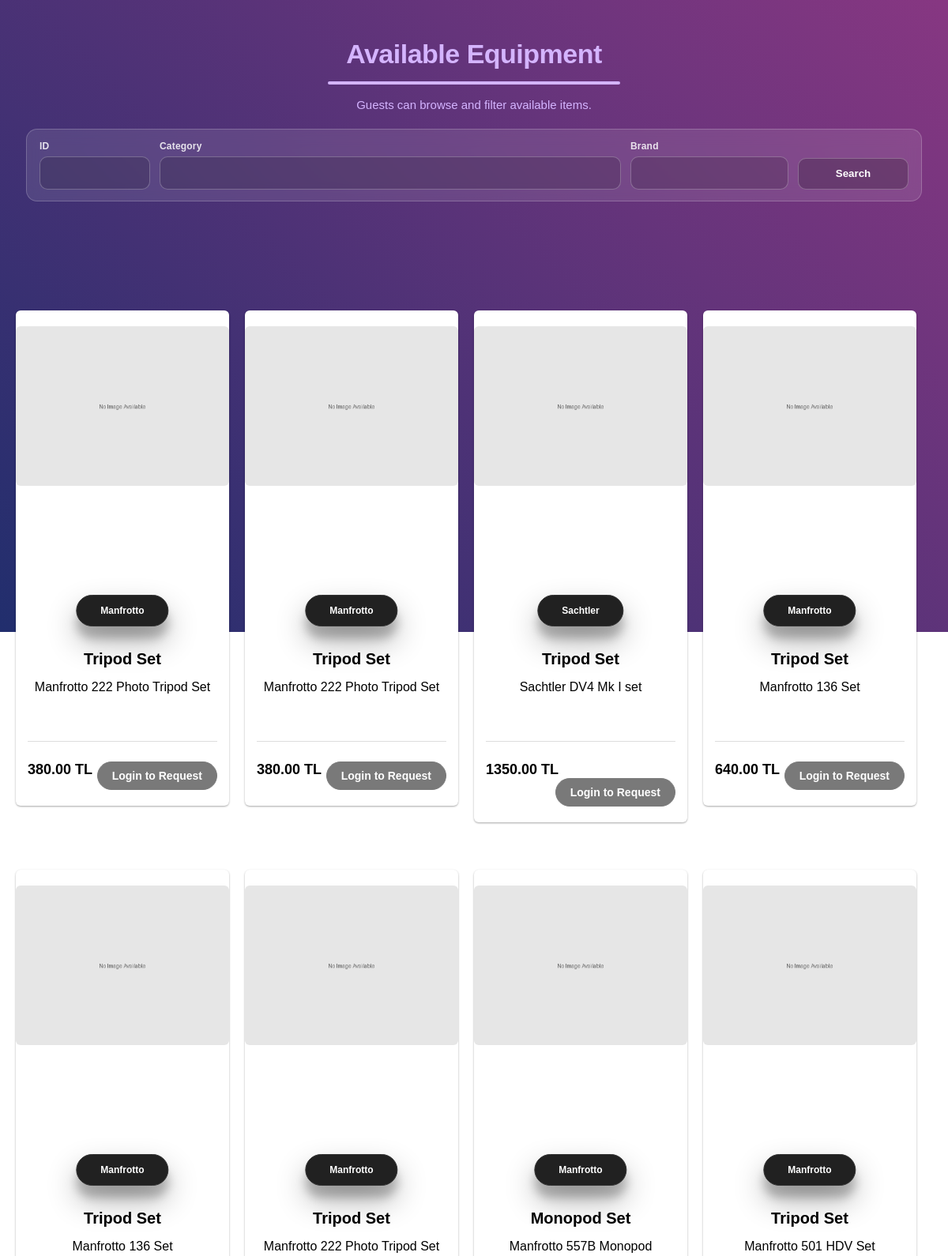
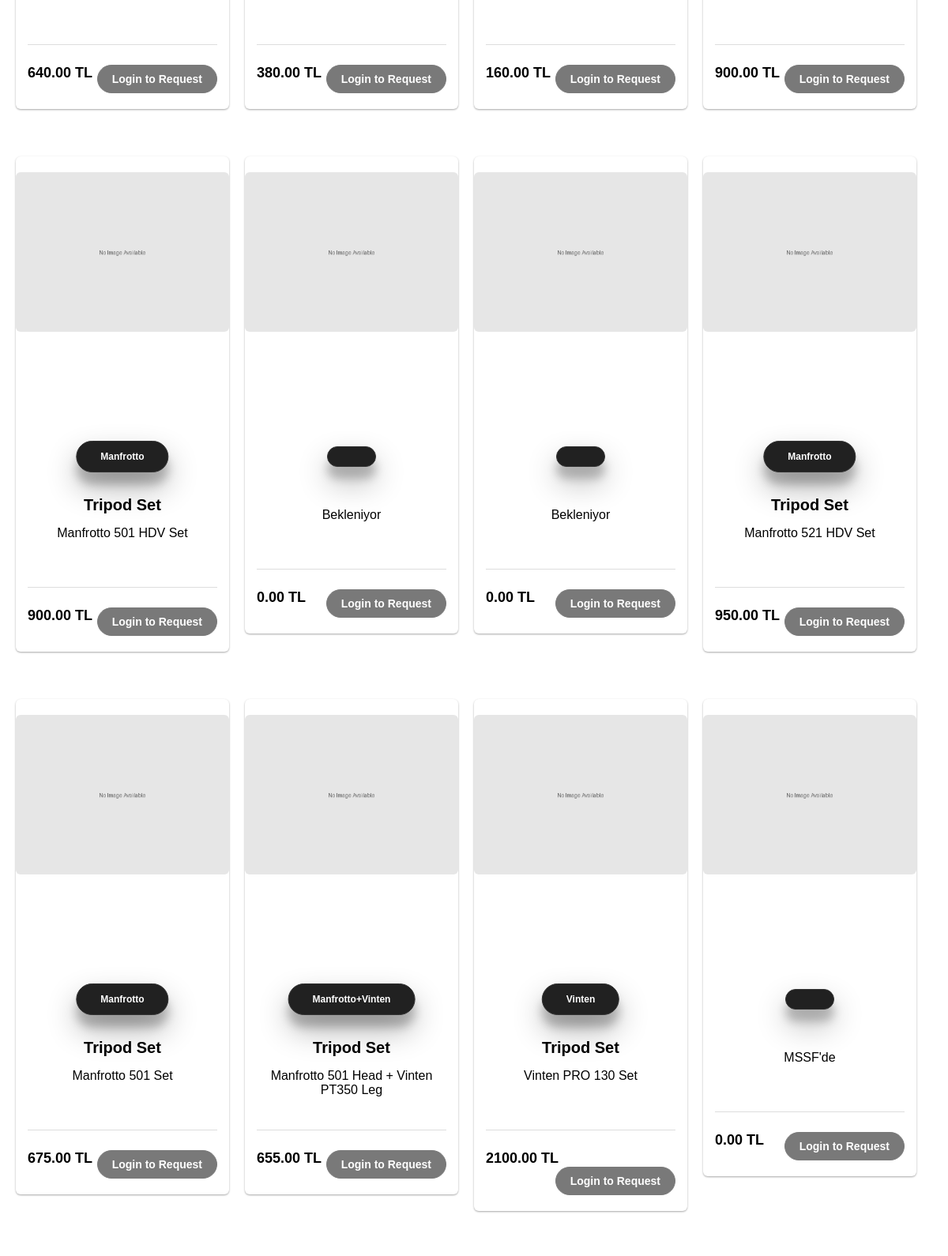
The app's page /guest.php (upper part) with its own data (2 pictures, top to bottom).
### tables this page shows
CREATE TABLE `items` (
  `id` int(11) NOT NULL,
  `asset_tag_id` varchar(50) NOT NULL,
  `description` varchar(255) NOT NULL,
  `brand` varchar(100) DEFAULT NULL,
  `cost` decimal(10,2) DEFAULT NULL,
  `model` varchar(100) DEFAULT NULL,
  `category` varchar(100) DEFAULT NULL,
  `department` varchar(100) DEFAULT NULL,
  `location` varchar(100) DEFAULT NULL,
  `image_path` varchar(255) DEFAULT NULL,
  `availability` enum('available','reserved','checked_out') DEFAULT 'available',
  `total_borrowed` int(11) DEFAULT 0
);

### guest.php (the view, shortened to what this page needs)
<?php
require "db.php";
$where = ["availability = 'available'"];
$params = [];
$sql = "SELECT * FROM items WHERE " . implode(" AND ", $where) . " ORDER BY id DESC";
$stmt = $db->prepare($sql);
$stmt->execute($params);
$items = $stmt->fetchAll(PDO::FETCH_ASSOC);
?>
<!doctype html>
<html>
<head>
    <link rel="stylesheet" href="./css/products.css">
</head>
<body class="page-items">
    <div class="page-title">
        <h1>Available Equipment</h1>
        <p>Guests can browse and filter available items.</p>
    </div>
    <form method="get" class="filter-form" style="width:min(1100px,92vw); margin: 0 auto 18px auto;">
        <div class="field">
            <label>ID</label>
            <input type="number" name="id" value="<?= $_GET["id"] ?? "" ?>">
        </div>
        <div class="field">
            <label>Category</label>
            <input type="text" name="category" value="<?= $_GET["category"] ?? "" ?>">
        </div>
        <div class="field">
            <label>Brand</label>
            <input type="text" name="brand" value="<?= $_GET["brand"] ?? "" ?>">
        </div>
        <div class="field field-actions">
            <button class="btn" type="submit">Search</button>
        </div>
    </form>
    <div class="shell">
        <div class="container">
            <?php if (empty($items)): ?>
            <div class="empty-wrapper">
                <div class="empty-box">
                    <span class="empty-text">No available items found.</span>
                </div>
            </div>
            <?php else: ?>
            <div class="row">
                <?php foreach ($items as $item): ?>
                <div class="col">
                    <div class="product">
                       <div class="prod_img">
                            <?php
                                $img = !empty($item["image_path"]) ? "item_images/".$item["image_path"] : "item_images/default.png";
                            ?>
                            <img src="<?= $img ?>" alt="<?= $item["description"] ?>">
                        </div>
                        <div class="text">
                            <div class="brand"><span><?= $item["brand"] ?></span></div>
                            <div class="category">
                                <h3><?= $item["category"] ?></h3>
                            </div>
                            <div class="description-prod">
                                <p><?= $item["description"] ?></p>
                            </div>
                            <div class="card-footer">
                                <div class="priceDiv"><span class="price"><?= $item["cost"] ?> TL</span></div>
                                <div class="requestDiv">
                                    <a href="index.php" class="request-btn"
                                        style="display: inline-block; opacity:.6; text-decoration: none; text-align: center;">
                                        Login to Request
                                    </a>
                                </div>
                            </div>
                        </div>
                    </div>
                </div>
                <?php endforeach; ?>
            </div>
            <?php endif; ?>
        </div>
    </div>
</body>
</html>

### css/products.css (style rules this page uses)
body { min-height: 100vh; margin: 0; font-family: "Raleway", sans-serif; background: #492966; background: linear-gradient(-135deg, #873782, #212e6d); background-repeat: no-repeat; background-size: cover; }
.container { max-width: 1200px; margin: 0 auto; padding: 20px; }
.page-title { max-width: 1200px; margin: 48px auto 18px; padding: 0 24px; text-align: center; position: relative; }
.page-title h1 { margin: 0; font-size: 34px; font-weight: 700; letter-spacing: -0.5px; color: #d4b4ff; line-height: 1.2; }
.page-title h1::after { content: ""; display: block; width: 370px; height: 4px; background: #d4b4ff; margin: 14px auto 0; border-radius: 2px; }
.page-title p { margin-top: 14px; font-size: 15px; color: #d4b4ff; max-width: 520px; margin-left: auto; margin-right: auto; line-height: 1.6; }
.filter-form { width: min(1100px, 92vw); margin: 0 auto 22px auto; padding: 14px 16px; border-radius: 14px; background: rgba(255,255,255,0.10); border: 1px solid rgba(255,255,255,0.20); backdrop-filter: blur(10px); -webkit-backdrop-filter: blur(10px); display: grid; grid-template-columns: 140px 1fr 200px 140px; gap: 12px; align-items: end; }
.filter-form .field { display: flex; flex-direction: column; gap: 6px; }
.filter-form label { font-size: 12px; font-weight: 700; color: rgba(255,255,255,0.85); letter-spacing: 0.2px; }
.filter-form input, .filter-form select { height: 40px; padding: 0 12px; border-radius: 10px; border: 1px solid rgba(255,255,255,0.25); background: rgba(0,0,0,0.15); color: #fff; outline: none; font-size: 14px; }
.filter-form input::placeholder { color: rgba(255,255,255,0.65); }
.filter-form .field-actions { display: flex; justify-content: flex-end; }
.filter-form .btn { height: 40px; padding: 0 16px; border-radius: 10px; border: 1px solid rgba(255,255,255,0.25); background: rgba(0,0,0,0.20); color: #fff; font-weight: 700; cursor: pointer; transition: .2s; }
a { color:#fff }
.row { display: flex; flex-wrap: wrap; gap: 20px; }
.col { width: calc(25% - 20px); }
.shell { padding:80px 0; }
.product { background:#fff; padding:15px; border-radius:6px; box-shadow: 0 1px 3px rgba(0,0,0,0.12), 0 1px 2px rgba(0,0,0,0.24); position:relative; margin:20px auto; }
.prod_img { position:absolute; top:5px; left:50%; transform:translate(-50%); -webkit-transform:translate(-50%); -ms-transform:translate(-50%); -moz-transform:translate(-50%); -o-transform:translate(-50%); -khtml-transform:translate(-50%); width: 100%; padding: 15px; transition: all 0.2s ease-in-out; }
.prod_img img { width:100%; transition: all 0.2s ease-in-out; border-radius:6px; }
.text { padding-top:150%; }
.text .brand { text-align:center; font-size:12px; font-weight:bold; padding:5px; margin-bottom:45px; position:relative; transition: all 0.2s ease-in-out; }
.text .brand > * { position:absolute; top:50%; left:50%; transform: translate(-50%,-50%); -webkit-transform: translate(-50%,-50%); -moz-transform: translate(-50%,-50%); -ms-transform: translate(-50%,-50%); -o-transform: translate(-50%,-50%); -khtml-transform: translate(-50%,-50%); }
.text .brand > span { padding: 12px 30px; border: 1px solid #313131; background:#212121; color:#fff; box-shadow: 0 19px 38px rgba(0,0,0,0.30), 0 15px 12px rgba(0,0,0,0.22); border-radius:27px; transition: all 0.05s ease-in-out; }
.text .category { text-align:center; }
.text .category h3 { font-size:20px; font-weight:bold; margin:15px auto; overflow: hidden; white-space: nowrap; text-overflow: ellipsis; width:100%; }
.text .description-prod p { margin:0; }
.text .description-prod { text-align:center; width: 100%; height:62px; overflow: hidden; display: -webkit-box; -webkit-box-orient: vertical; margin-bottom:15px; }
.card-footer { padding: 25px 0 5px; border-top: 1px solid #ddd; }
.card-footer:after, .card-footer:before { content:''; display:table; }
.card-footer:after { clear:both; }
.card-footer .priceDiv { float:left; }
.card-footer .requestDiv { float:right; }
.price { font-size:18px; font-weight:bold; }
.request-btn { display: inline-flex; align-items: center; justify-content: center; padding: 10px 18px; border-radius: 999px; border: 1px solid #212121; background: #212121; color: #fff; font-size: 14px; font-weight: 700; line-height: 1; text-decoration: none; white-space: nowrap; transition: all 0.2s ease-in-out; }

### records on screen
items: brand "Manfrotto", category "Tripod Set", description "Manfrotto 222 Photo Tripod Set", cost "380.00"
items: brand "Manfrotto", category "Tripod Set", description "Manfrotto 222 Photo Tripod Set", cost "380.00"
items: brand "Sachtler", category "Tripod Set", description "Sachtler DV4 Mk I set", cost "1350.00"
items: brand "Manfrotto", category "Tripod Set", description "Manfrotto 136 Set", cost "640.00"
items: brand "Manfrotto", category "Tripod Set", description "Manfrotto 136 Set", cost "640.00"
items: brand "Manfrotto", category "Tripod Set", description "Manfrotto 222 Photo Tripod Set", cost "380.00"
items: brand "Manfrotto", category "Monopod Set", description "Manfrotto 557B Monopod", cost "160.00"
items: brand "Manfrotto", category "Tripod Set", description "Manfrotto 501 HDV Set", cost "900.00"
items: brand "Manfrotto", category "Tripod Set", description "Manfrotto 501 HDV Set", cost "900.00"
items: description "Bekleniyor", cost "0.00"
items: description "Bekleniyor", cost "0.00"
items: brand "Manfrotto", category "Tripod Set", description "Manfrotto 521 HDV Set", cost "950.00"
items: brand "Manfrotto", category "Tripod Set", description "Manfrotto 501 Set", cost "675.00"
items: brand "Manfrotto+Vinten", category "Tripod Set", description "Manfrotto 501 Head + Vinten PT350 Leg", cost "655.00"
items: brand "Vinten", category "Tripod Set", description "Vinten PRO 130 Set", cost "2100.00"
items: description "MSSF'de", cost "0.00"
